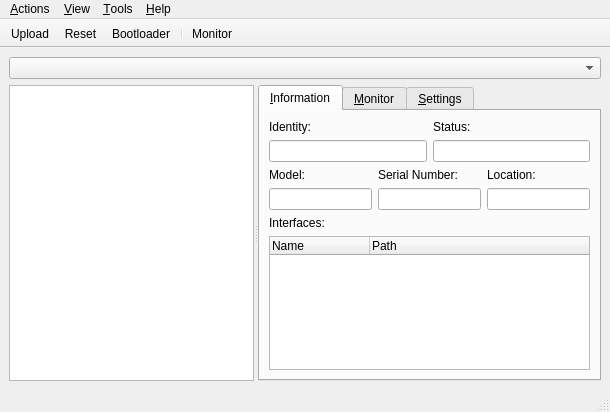
<?xml version="1.0" encoding="UTF-8"?>
<ui version="4.0">
 <class>MainWindow</class>
 <widget class="QMainWindow" name="MainWindow">
  <property name="geometry">
   <rect>
    <x>0</x>
    <y>0</y>
    <width>610</width>
    <height>412</height>
   </rect>
  </property>
  <property name="contextMenuPolicy">
   <enum>Qt::NoContextMenu</enum>
  </property>
  <property name="windowTitle">
   <string>TyQt</string>
  </property>
  <property name="windowIcon">
   <iconset resource="tyqt.qrc">
    <normaloff>:/tyqt</normaloff>:/tyqt</iconset>
  </property>
  <property name="unifiedTitleAndToolBarOnMac">
   <bool>true</bool>
  </property>
  <widget class="QWidget" name="centralwidget">
   <layout class="QVBoxLayout" name="verticalLayout_7">
    <item>
     <widget class="QComboBox" name="boardComboBox">
      <property name="sizeAdjustPolicy">
       <enum>QComboBox::AdjustToContents</enum>
      </property>
      <property name="minimumContentsLength">
       <number>12</number>
      </property>
     </widget>
    </item>
    <item>
     <widget class="QSplitter" name="splitter">
      <property name="orientation">
       <enum>Qt::Horizontal</enum>
      </property>
      <widget class="QListView" name="boardList">
       <property name="minimumSize">
        <size>
         <width>180</width>
         <height>0</height>
        </size>
       </property>
       <property name="horizontalScrollBarPolicy">
        <enum>Qt::ScrollBarAlwaysOff</enum>
       </property>
       <property name="selectionMode">
        <enum>QAbstractItemView::ExtendedSelection</enum>
       </property>
       <property name="selectionRectVisible">
        <bool>true</bool>
       </property>
      </widget>
      <widget class="QTabWidget" name="tabWidget">
       <property name="enabled">
        <bool>true</bool>
       </property>
       <property name="currentIndex">
        <number>0</number>
       </property>
       <widget class="QWidget" name="infoTab">
        <attribute name="title">
         <string>&amp;Information</string>
        </attribute>
        <layout class="QVBoxLayout" name="verticalLayout_4">
         <item>
          <layout class="QGridLayout" name="gridLayout">
           <item row="1" column="1">
            <widget class="QLineEdit" name="statusText">
             <property name="readOnly">
              <bool>true</bool>
             </property>
            </widget>
           </item>
           <item row="0" column="1">
            <widget class="QLabel" name="label_2">
             <property name="text">
              <string>Status:</string>
             </property>
            </widget>
           </item>
           <item row="0" column="0">
            <widget class="QLabel" name="label_7">
             <property name="text">
              <string>Identity:</string>
             </property>
            </widget>
           </item>
           <item row="1" column="0">
            <widget class="QLineEdit" name="idText">
             <property name="readOnly">
              <bool>true</bool>
             </property>
            </widget>
           </item>
          </layout>
         </item>
         <item>
          <layout class="QGridLayout" name="gridLayout_2">
           <item row="0" column="1">
            <widget class="QLabel" name="label_5">
             <property name="text">
              <string>Serial Number:</string>
             </property>
            </widget>
           </item>
           <item row="1" column="1">
            <widget class="QLineEdit" name="serialText">
             <property name="readOnly">
              <bool>true</bool>
             </property>
            </widget>
           </item>
           <item row="1" column="2">
            <widget class="QLineEdit" name="locationText">
             <property name="readOnly">
              <bool>true</bool>
             </property>
            </widget>
           </item>
           <item row="0" column="2">
            <widget class="QLabel" name="label_3">
             <property name="text">
              <string>Location:</string>
             </property>
            </widget>
           </item>
           <item row="1" column="0">
            <widget class="QLineEdit" name="modelText">
             <property name="readOnly">
              <bool>true</bool>
             </property>
            </widget>
           </item>
           <item row="0" column="0">
            <widget class="QLabel" name="label_4">
             <property name="text">
              <string>Model:</string>
             </property>
            </widget>
           </item>
          </layout>
         </item>
         <item>
          <widget class="QLabel" name="label_6">
           <property name="text">
            <string>Interfaces:</string>
           </property>
          </widget>
         </item>
         <item>
          <widget class="QTreeWidget" name="interfaceTree">
           <property name="indentation">
            <number>0</number>
           </property>
           <property name="rootIsDecorated">
            <bool>false</bool>
           </property>
           <property name="uniformRowHeights">
            <bool>true</bool>
           </property>
           <attribute name="headerDefaultSectionSize">
            <number>100</number>
           </attribute>
           <attribute name="headerMinimumSectionSize">
            <number>100</number>
           </attribute>
           <attribute name="headerStretchLastSection">
            <bool>true</bool>
           </attribute>
           <column>
            <property name="text">
             <string>Name</string>
            </property>
           </column>
           <column>
            <property name="text">
             <string>Path</string>
            </property>
           </column>
          </widget>
         </item>
        </layout>
       </widget>
       <widget class="QWidget" name="monitorTab">
        <attribute name="title">
         <string>&amp;Monitor</string>
        </attribute>
        <layout class="QVBoxLayout" name="verticalLayout_3">
         <item>
          <widget class="EnhancedPlainText" name="monitorText">
           <property name="minimumSize">
            <size>
             <width>240</width>
             <height>0</height>
            </size>
           </property>
           <property name="maximumSize">
            <size>
             <width>16777215</width>
             <height>16777215</height>
            </size>
           </property>
           <property name="contextMenuPolicy">
            <enum>Qt::CustomContextMenu</enum>
           </property>
           <property name="undoRedoEnabled">
            <bool>false</bool>
           </property>
           <property name="readOnly">
            <bool>true</bool>
           </property>
           <property name="textInteractionFlags">
            <set>Qt::TextSelectableByKeyboard|Qt::TextSelectableByMouse</set>
           </property>
          </widget>
         </item>
         <item>
          <layout class="QHBoxLayout" name="horizontalLayout_5">
           <item>
            <widget class="QLineEdit" name="monitorEdit">
             <property name="placeholderText">
              <string>Send data...</string>
             </property>
            </widget>
           </item>
           <item>
            <widget class="QToolButton" name="sendButton">
             <property name="focusPolicy">
              <enum>Qt::StrongFocus</enum>
             </property>
             <property name="text">
              <string>Send</string>
             </property>
            </widget>
           </item>
          </layout>
         </item>
        </layout>
       </widget>
       <widget class="QWidget" name="uploadTab">
        <attribute name="title">
         <string>&amp;Settings</string>
        </attribute>
        <layout class="QVBoxLayout" name="verticalLayout_2">
         <item>
          <widget class="QGroupBox" name="groupBox">
           <property name="title">
            <string>Upload</string>
           </property>
           <layout class="QVBoxLayout" name="verticalLayout_5">
            <item>
             <layout class="QHBoxLayout" name="horizontalLayout_3" stretch="0,1,0">
              <item>
               <widget class="QLabel" name="label">
                <property name="text">
                 <string>Firmware:</string>
                </property>
               </widget>
              </item>
              <item>
               <widget class="QLineEdit" name="firmwarePath">
                <property name="clearButtonEnabled">
                 <bool>true</bool>
                </property>
               </widget>
              </item>
              <item>
               <widget class="QToolButton" name="firmwareBrowseButton">
                <property name="focusPolicy">
                 <enum>Qt::StrongFocus</enum>
                </property>
                <property name="text">
                 <string>Browse...</string>
                </property>
                <property name="popupMode">
                 <enum>QToolButton::MenuButtonPopup</enum>
                </property>
               </widget>
              </item>
             </layout>
            </item>
            <item>
             <widget class="QCheckBox" name="resetAfterCheck">
              <property name="text">
               <string>Reset device after successful upload</string>
              </property>
              <property name="checked">
               <bool>true</bool>
              </property>
             </widget>
            </item>
           </layout>
          </widget>
         </item>
         <item>
          <widget class="QGroupBox" name="groupBox_2">
           <property name="title">
            <string>Monitor</string>
           </property>
           <layout class="QVBoxLayout" name="verticalLayout_6">
            <item>
             <layout class="QHBoxLayout" name="horizontalLayout_2">
              <item>
               <widget class="QCheckBox" name="clearOnResetCheck">
                <property name="text">
                 <string>Clear on reset</string>
                </property>
               </widget>
              </item>
              <item>
               <spacer name="horizontalSpacer">
                <property name="orientation">
                 <enum>Qt::Horizontal</enum>
                </property>
                <property name="sizeHint" stdset="0">
                 <size>
                  <width>40</width>
                  <height>20</height>
                 </size>
                </property>
               </spacer>
              </item>
              <item>
               <widget class="QLabel" name="label_8">
                <property name="text">
                 <string>Scrollback:</string>
                </property>
               </widget>
              </item>
              <item>
               <widget class="QSpinBox" name="scrollBackLimitSpin">
                <property name="accelerated">
                 <bool>true</bool>
                </property>
                <property name="suffix">
                 <string> lines</string>
                </property>
                <property name="minimum">
                 <number>10</number>
                </property>
                <property name="maximum">
                 <number>500000</number>
                </property>
                <property name="singleStep">
                 <number>100</number>
                </property>
               </widget>
              </item>
             </layout>
            </item>
            <item>
             <layout class="QHBoxLayout" name="horizontalLayout_4">
              <item>
               <widget class="QCheckBox" name="echoCheck">
                <property name="text">
                 <string>Echo</string>
                </property>
               </widget>
              </item>
              <item>
               <spacer name="horizontalSpacer_2">
                <property name="orientation">
                 <enum>Qt::Horizontal</enum>
                </property>
                <property name="sizeHint" stdset="0">
                 <size>
                  <width>40</width>
                  <height>20</height>
                 </size>
                </property>
               </spacer>
              </item>
              <item>
               <widget class="QComboBox" name="newlineComboBox">
                <property name="currentIndex">
                 <number>1</number>
                </property>
                <item>
                 <property name="text">
                  <string>No line ending</string>
                 </property>
                </item>
                <item>
                 <property name="text">
                  <string>Newline (LF)</string>
                 </property>
                </item>
                <item>
                 <property name="text">
                  <string>Carriage return (CR)</string>
                 </property>
                </item>
                <item>
                 <property name="text">
                  <string>Both (CRLF)</string>
                 </property>
                </item>
               </widget>
              </item>
             </layout>
            </item>
           </layout>
          </widget>
         </item>
         <item>
          <spacer name="verticalSpacer">
           <property name="orientation">
            <enum>Qt::Vertical</enum>
           </property>
           <property name="sizeHint" stdset="0">
            <size>
             <width>20</width>
             <height>40</height>
            </size>
           </property>
          </spacer>
         </item>
        </layout>
       </widget>
      </widget>
     </widget>
    </item>
   </layout>
  </widget>
  <widget class="QMenuBar" name="menubar">
   <property name="geometry">
    <rect>
     <x>0</x>
     <y>0</y>
     <width>610</width>
     <height>21</height>
    </rect>
   </property>
   <property name="contextMenuPolicy">
    <enum>Qt::PreventContextMenu</enum>
   </property>
   <widget class="QMenu" name="menuFile">
    <property name="title">
     <string>&amp;Actions</string>
    </property>
    <widget class="QMenu" name="menuRecentFirmwares">
     <property name="title">
      <string>Upload recent &amp;firmware</string>
     </property>
    </widget>
    <addaction name="separator"/>
    <addaction name="actionUpload"/>
    <addaction name="actionUploadNew"/>
    <addaction name="actionDropFirmware"/>
    <addaction name="menuRecentFirmwares"/>
    <addaction name="separator"/>
    <addaction name="actionReset"/>
    <addaction name="actionReboot"/>
    <addaction name="separator"/>
    <addaction name="actionQuit"/>
   </widget>
   <widget class="QMenu" name="menuHelp">
    <property name="title">
     <string>&amp;Help</string>
    </property>
    <addaction name="actionWebsite"/>
    <addaction name="actionReportBug"/>
    <addaction name="separator"/>
    <addaction name="actionAbout"/>
   </widget>
   <widget class="QMenu" name="menuView">
    <property name="title">
     <string>&amp;View</string>
    </property>
    <addaction name="actionNewWindow"/>
    <addaction name="actionMinimalInterface"/>
    <addaction name="separator"/>
    <addaction name="actionClearMonitor"/>
    <addaction name="actionAttachMonitor"/>
   </widget>
   <widget class="QMenu" name="menuTools">
    <property name="title">
     <string>&amp;Tools</string>
    </property>
    <addaction name="actionArduinoTool"/>
    <addaction name="actionOpenLog"/>
    <addaction name="separator"/>
    <addaction name="actionResetApp"/>
    <addaction name="actionResetSettingsApp"/>
    <addaction name="separator"/>
    <addaction name="actionPreferences"/>
   </widget>
   <addaction name="menuFile"/>
   <addaction name="menuView"/>
   <addaction name="menuTools"/>
   <addaction name="menuHelp"/>
  </widget>
  <widget class="QStatusBar" name="statusbar">
   <property name="palette">
    <palette>
     <active>
      <colorrole role="WindowText">
       <brush brushstyle="SolidPattern">
        <color alpha="255">
         <red>255</red>
         <green>0</green>
         <blue>0</blue>
        </color>
       </brush>
      </colorrole>
     </active>
     <inactive>
      <colorrole role="WindowText">
       <brush brushstyle="SolidPattern">
        <color alpha="255">
         <red>255</red>
         <green>0</green>
         <blue>0</blue>
        </color>
       </brush>
      </colorrole>
     </inactive>
     <disabled>
      <colorrole role="WindowText">
       <brush brushstyle="SolidPattern">
        <color alpha="255">
         <red>120</red>
         <green>120</green>
         <blue>120</blue>
        </color>
       </brush>
      </colorrole>
     </disabled>
    </palette>
   </property>
   <property name="sizeGripEnabled">
    <bool>true</bool>
   </property>
  </widget>
  <widget class="QToolBar" name="toolBar">
   <property name="windowTitle">
    <string>toolBar</string>
   </property>
   <property name="movable">
    <bool>false</bool>
   </property>
   <property name="toolButtonStyle">
    <enum>Qt::ToolButtonTextUnderIcon</enum>
   </property>
   <property name="floatable">
    <bool>false</bool>
   </property>
   <attribute name="toolBarArea">
    <enum>TopToolBarArea</enum>
   </attribute>
   <attribute name="toolBarBreak">
    <bool>false</bool>
   </attribute>
   <addaction name="actionUpload"/>
   <addaction name="actionReset"/>
   <addaction name="actionReboot"/>
   <addaction name="separator"/>
   <addaction name="actionAttachMonitor"/>
  </widget>
  <action name="actionUpload">
   <property name="icon">
    <iconset resource="tyqt.qrc">
     <normaloff>:/upload</normaloff>:/upload</iconset>
   </property>
   <property name="text">
    <string>&amp;Upload</string>
   </property>
   <property name="shortcut">
    <string>Ctrl+U</string>
   </property>
  </action>
  <action name="actionReset">
   <property name="icon">
    <iconset resource="tyqt.qrc">
     <normaloff>:/reset</normaloff>:/reset</iconset>
   </property>
   <property name="text">
    <string>&amp;Reset</string>
   </property>
   <property name="shortcut">
    <string>Ctrl+R</string>
   </property>
  </action>
  <action name="actionQuit">
   <property name="text">
    <string>&amp;Quit</string>
   </property>
   <property name="shortcut">
    <string>Ctrl+Q</string>
   </property>
  </action>
  <action name="actionAbout">
   <property name="text">
    <string>&amp;About</string>
   </property>
  </action>
  <action name="actionReboot">
   <property name="icon">
    <iconset resource="tyqt.qrc">
     <normaloff>:/reboot</normaloff>:/reboot</iconset>
   </property>
   <property name="text">
    <string>&amp;Bootloader</string>
   </property>
   <property name="shortcut">
    <string>Ctrl+B</string>
   </property>
  </action>
  <action name="actionUploadNew">
   <property name="text">
    <string>Upload &amp;New Firmware</string>
   </property>
   <property name="shortcut">
    <string>Ctrl+Shift+U</string>
   </property>
  </action>
  <action name="actionWebsite">
   <property name="text">
    <string>&amp;Website</string>
   </property>
  </action>
  <action name="actionReportBug">
   <property name="text">
    <string>&amp;Report a bug</string>
   </property>
  </action>
  <action name="actionMinimalInterface">
   <property name="checkable">
    <bool>true</bool>
   </property>
   <property name="text">
    <string>&amp;Minimal Interface</string>
   </property>
   <property name="toolTip">
    <string>Minimal Interface</string>
   </property>
   <property name="shortcut">
    <string>Ctrl+H</string>
   </property>
  </action>
  <action name="actionNewWindow">
   <property name="text">
    <string>&amp;New Window</string>
   </property>
   <property name="shortcut">
    <string>Ctrl+N</string>
   </property>
  </action>
  <action name="actionClearMonitor">
   <property name="text">
    <string>&amp;Clear Monitor</string>
   </property>
   <property name="toolTip">
    <string>Clear Monitor</string>
   </property>
   <property name="shortcut">
    <string>Ctrl+Alt+X</string>
   </property>
  </action>
  <action name="actionArduinoTool">
   <property name="text">
    <string>&amp;Integrate to Arduino</string>
   </property>
  </action>
  <action name="actionAttachMonitor">
   <property name="checkable">
    <bool>true</bool>
   </property>
   <property name="icon">
    <iconset resource="tyqt.qrc">
     <normaloff>:/monitor</normaloff>:/monitor</iconset>
   </property>
   <property name="text">
    <string>&amp;Monitor</string>
   </property>
   <property name="toolTip">
    <string>Monitor</string>
   </property>
   <property name="shortcut">
    <string>Ctrl+M</string>
   </property>
  </action>
  <action name="actionResetApp">
   <property name="text">
    <string>Reset TyQt</string>
   </property>
  </action>
  <action name="actionResetSettingsApp">
   <property name="text">
    <string>Reset Settings &amp;&amp; TyQt</string>
   </property>
   <property name="toolTip">
    <string>Reset Settings &amp; TyQt</string>
   </property>
  </action>
  <action name="actionOpenLog">
   <property name="text">
    <string>Open &amp;Log</string>
   </property>
  </action>
  <action name="actionDropFirmware">
   <property name="text">
    <string>&amp;Drop firmware association</string>
   </property>
  </action>
  <action name="actionPreferences">
   <property name="text">
    <string>&amp;Preferences</string>
   </property>
   <property name="toolTip">
    <string>Preferences</string>
   </property>
  </action>
 </widget>
 <customwidgets>
  <customwidget>
   <class>EnhancedPlainText</class>
   <extends>QPlainTextEdit</extends>
   <header>enhanced_plain_text.hh</header>
  </customwidget>
 </customwidgets>
 <tabstops>
  <tabstop>boardList</tabstop>
  <tabstop>tabWidget</tabstop>
  <tabstop>idText</tabstop>
  <tabstop>statusText</tabstop>
  <tabstop>modelText</tabstop>
  <tabstop>serialText</tabstop>
  <tabstop>locationText</tabstop>
  <tabstop>interfaceTree</tabstop>
  <tabstop>monitorText</tabstop>
  <tabstop>monitorEdit</tabstop>
  <tabstop>sendButton</tabstop>
  <tabstop>firmwarePath</tabstop>
  <tabstop>firmwareBrowseButton</tabstop>
  <tabstop>resetAfterCheck</tabstop>
  <tabstop>clearOnResetCheck</tabstop>
  <tabstop>scrollBackLimitSpin</tabstop>
  <tabstop>echoCheck</tabstop>
  <tabstop>newlineComboBox</tabstop>
 </tabstops>
 <resources>
  <include location="tyqt.qrc"/>
 </resources>
 <connections/>
</ui>
